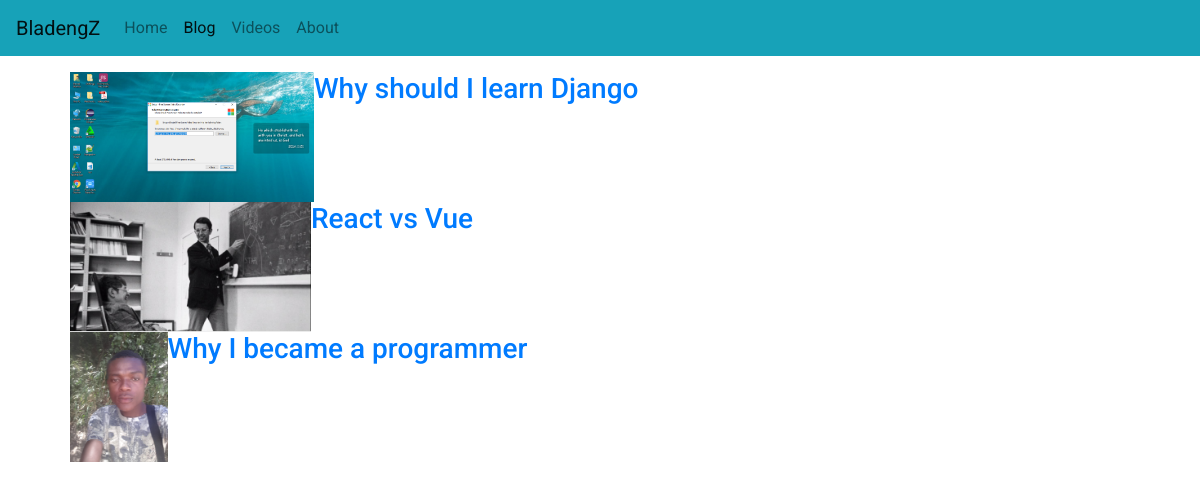
Screenshot of /blog/ with the database file from the repository.
### blog/models.py (models this page shows, shortened)
class Post(models.Model):
    STATUS = (
        ('Draft', 'D'),
        ('Published', 'P')
    )
    title = models.CharField(max_length=150)
    body = models.TextField()
    created = models.DateTimeField(auto_now_add=True)
    updated = models.DateTimeField(auto_now=True)
    image_header = models.ImageField(upload_to='images/image_headers', null=True, blank=True)
    status = models.CharField(choices=STATUS, max_length=9)
    slug = models.SlugField()
    def get_absolute_url(self):
        return reverse('blog:post_detail',
                       args=[self.created.year,
                             self.created.strftime('%m'),
                             self.created.strftime('%d'),
                             self.slug])

### blog/views.py (the view)
# urls.py: path('', PostListView.as_view(), name='post_list'),
class PostListView(ListView):
    model = Post
    context_object_name = 'posts'

### bladengz/templates/blog/post_list.html
{% extends 'base.html' %}
{% block content %}
    <ul class="mt-3">
        {% for post in posts %}
            <div class="row">
                <img class="img-responsive" src="{{post.image_header.url}}" height="130">
                <a href="{{post.get_absolute_url}}">
                    <h3>{{post.title}}</h3>
                </a>
            </div>
        {% empty %}
            <h3>No posts avaliable yet.</h3>
        {% endfor %}
    </ul>
{% endblock content %}

### bladengz/templates/base.html (shortened to what this page needs)
{% load static %}
<!doctype html>
<html lang="en">
  <head>
    <link rel="stylesheet" href="{% static 'css/bootstrap.min.css' %}">
    <link rel="stylesheet" href="{% static 'css/styles.css' %}">
  </head>
  <body>
    {% include 'header.html' %}
    <div class="container">
       {% block content %}{% endblock content %}
    </div>
  </body>
</html>

### bladengz/templates/header.html (shortened to what this page needs)
<nav class="navbar navbar-expand-lg navbar-light bg-info">
  <a class="navbar-brand" href="#">BladengZ</a>
  <div class="collapse navbar-collapse" id="navbarSupportedContent">
      {% with url_name=request.resolver_match.url_name %}
    <ul class="navbar-nav mr-auto">
      <li class="nav-item {% if url_name == 'home' %}active{% endif %}">
        <a class="nav-link" href="{% url 'home' %}">Home</a>
      </li>
      <li class="nav-item mr-auto {% if url_name == 'post_list' %}active{% endif %}">
        <a class="nav-link" href="{% url 'blog:post_list' %}">Blog</a>
      </li>
        <li class="nav-item mr-auto {% if url_name == 'video_list' %}active{% endif %}">
        <a class="nav-link" href="{% url 'videos:video_list' %}">Videos</a>
      </li>
      <li class="nav-item mr-auto">
        <a class="nav-link" href="#">About</a>
      </li>
    </ul>
      {% endwith %}
  </div>
</nav>

### bladengz/static/css/styles.css (style rules this page uses)
body { font-family: 'Roboto', sans-serif; }

### rows the page displays
Post: image_header (picture), title "Why should I learn Django"
Post: image_header (picture), title "React vs Vue"
Post: image_header (picture), title "Why I became a programmer"
